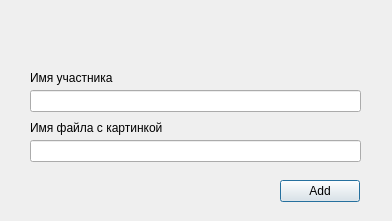
<?xml version="1.0" encoding="UTF-8"?>
<ui version="4.0">
 <class>AddParticipantDialog</class>
 <widget class="QDialog" name="AddParticipantDialog">
  <property name="geometry">
   <rect>
    <x>0</x>
    <y>0</y>
    <width>392</width>
    <height>221</height>
   </rect>
  </property>
  <property name="windowTitle">
   <string>Добавить участника</string>
  </property>
  <widget class="QLineEdit" name="participantNameEdit">
   <property name="geometry">
    <rect>
     <x>30</x>
     <y>90</y>
     <width>331</width>
     <height>22</height>
    </rect>
   </property>
  </widget>
  <widget class="QLineEdit" name="fileNameEdit">
   <property name="geometry">
    <rect>
     <x>30</x>
     <y>140</y>
     <width>331</width>
     <height>22</height>
    </rect>
   </property>
  </widget>
  <widget class="QLabel" name="label">
   <property name="geometry">
    <rect>
     <x>30</x>
     <y>70</y>
     <width>101</width>
     <height>16</height>
    </rect>
   </property>
   <property name="text">
    <string>Имя участника</string>
   </property>
  </widget>
  <widget class="QLabel" name="label_2">
   <property name="geometry">
    <rect>
     <x>30</x>
     <y>120</y>
     <width>161</width>
     <height>16</height>
    </rect>
   </property>
   <property name="text">
    <string>Имя файла с картинкой</string>
   </property>
  </widget>
  <widget class="QPushButton" name="addButton">
   <property name="geometry">
    <rect>
     <x>280</x>
     <y>180</y>
     <width>80</width>
     <height>22</height>
    </rect>
   </property>
   <property name="text">
    <string>Add</string>
   </property>
  </widget>
  <widget class="QLabel" name="validatorLabel">
   <property name="geometry">
    <rect>
     <x>30</x>
     <y>170</y>
     <width>161</width>
     <height>16</height>
    </rect>
   </property>
   <property name="styleSheet">
    <string notr="true">QLabel {color: rgb(170, 0, 0); }</string>
   </property>
   <property name="text">
    <string/>
   </property>
  </widget>
 </widget>
 <resources/>
 <connections/>
</ui>
